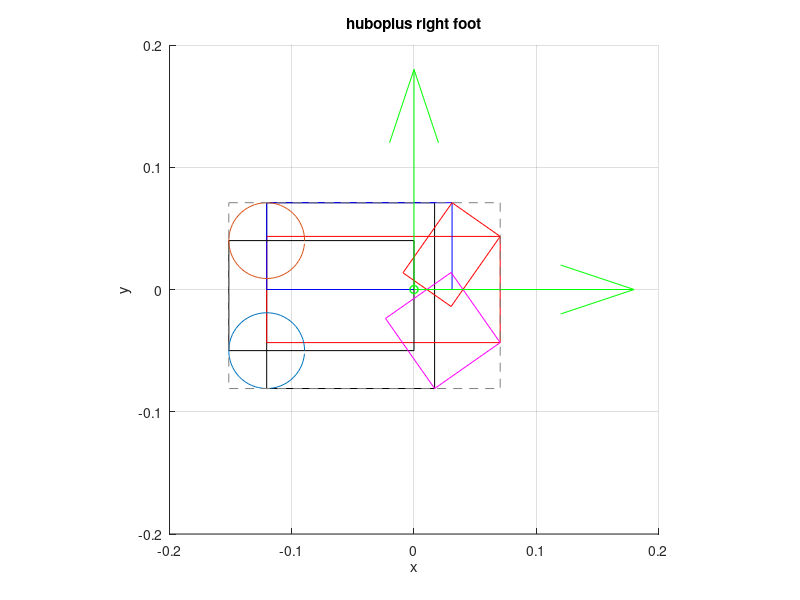

The MATLAB source for this figure:

close all
figure('Color',[1 1 1])

title('huboplus right foot')
xlabel('x')
ylabel('y')
axis equal
set(gca,'XLim',[-0.2,0.2],'XGrid','on','YLim',[-0.2,0.2],'YGrid','on');

hold on

%%
c = [-0.051823 -0.005];
a = [0.068674 0.076];
rectangle('Position',[c(1)-a(1), c(2)-a(2), 2*a(1), 2*a(2)])

c = [-0.024997 0];
a = [0.0955 0.0434325];
rectangle('Position',[c(1)-a(1), c(2)-a(2), 2*a(1), 2*a(2)],'EdgeColor','r')

c = [-0.044682 0.0355];
a = [0.0758145 0.0355];
rectangle('Position',[c(1)-a(1), c(2)-a(2), 2*a(1), 2*a(2)],'EdgeColor','b')



c = [-0.075749 -0.005];
a = [0.0757485 0.045];
rectangle('Position',[c(1)-a(1), c(2)-a(2), 2*a(1), 2*a(2)])


%%

c = [0.023602 -0.033546];    % center position
a = [0.035 0.0327485 ];    % half width, height
angle = -55;  % angle in degree
w = 2*a(1); h = 2*a(2);
x = c(1)-a(1); y = c(2)-a(2);
xv=[x x+w x+w x   x];
yv=[y y   y+h y+h y];
%plot(xv,yv,'y');
%rotate 
R(1,:)=xv - c(1);
R(2,:)=yv - c(2);
alpha=angle*2*pi/360;
XY=[cos(alpha) -sin(alpha); sin(alpha) cos(alpha)]*R;
XY(1,:) = XY(1,:) + c(1);
XY(2,:) = XY(2,:) + c(2);
plot(XY(1,:),XY(2,:),'m');


c = [0.030742 0.028546];    % center position
a = [0.0240315 0.035 ];    % half width, height
angle = -35;  % angle in degree
w = 2*a(1); h = 2*a(2);
x = c(1)-a(1); y = c(2)-a(2);
xv=[x x+w x+w x   x];
yv=[y y   y+h y+h y];
%plot(xv,yv,'y');
%rotate 
R(1,:)=xv - c(1);
R(2,:)=yv - c(2);
alpha=angle*2*pi/360;
XY=[cos(alpha) -sin(alpha); sin(alpha) cos(alpha)]*R;
XY(1,:) = XY(1,:) + c(1);
XY(2,:) = XY(2,:) + c(2);
plot(XY(1,:),XY(2,:),'r');

%axis([-10 10 10 10])

%%
c = [-0.120497 -0.050];
r = 0.031;
t = 0:0.1:2*pi;
rx = r*cos(t)+c(1);
ry = r*sin(t)+c(2);
plot(rx,ry);

c = [-0.120497 0.040];
r = 0.031;
t = 0:0.1:2*pi;
rx = r*cos(t)+c(1);
ry = r*sin(t)+c(2);
plot(rx,ry);

%%
plot(0,0,'go','LineWidth',1);

%%
quiver(0,0,0,0.2,'g');
quiver(0,0,0.2,0,'g');

%%
%m = 0.0955 -0.024997
%n = 0.0355 + 0.0355
%l = -0.075749 - 0.0757485

xx = [-0.1515 0.0705 0.0705 -0.1515 -0.1515];
yy = [0.071   0.071  -0.081 -0.081  0.071];
plot(xx, yy,'--','Color',[0.5,0.5,0.5]);
 
%%
hold off
